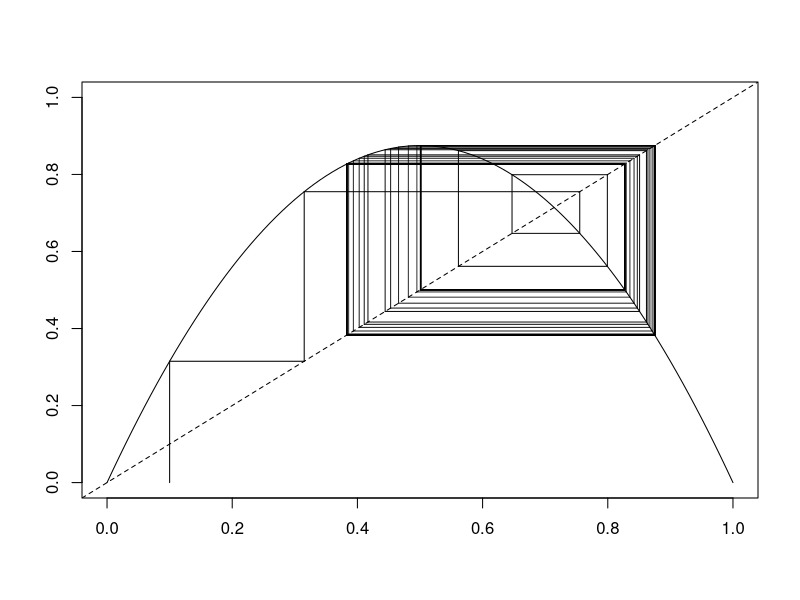
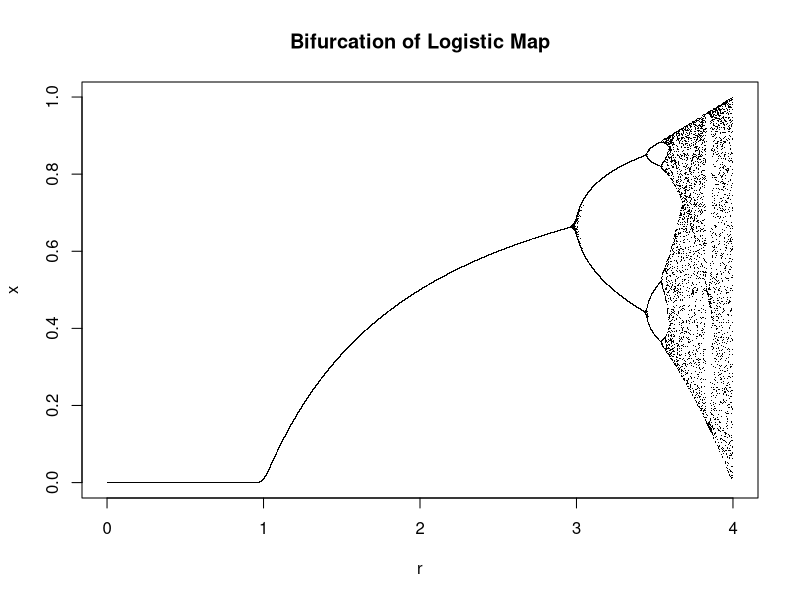
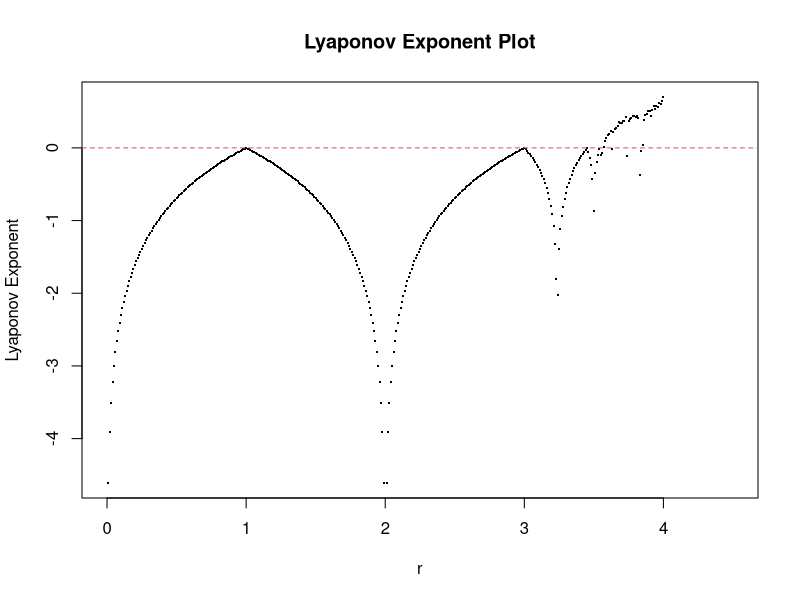

Reproduce these figures in R, in order.
## ---- chunk 1
library(purrr)
library(scales)
## ---- chunk 2
logistic_map <- function(x0, n, r) {
  x <- vector(mode = "numeric", length = n + 1)
  x[1] <- x0
  logistic <- function(x) r * x*(1 - x)
  for (i in 1:n) {
    x[i+1] <- logistic(x[i])
  }
  # lya only if n > 200
  
  lya <- ifelse(n > 200,
                mean(log(abs(r - 2 * r * x[100:length(x)]))),
                NA)
  structure(list(x = x, lya = lya, n = n, r = r),
            class = "chaos")
}

x <- logistic_map(.1, 500, 3.5)

plot.chaos <- function(chaos_obj) {
  x <- chaos_obj$x
  r <- chaos_obj$r
  plot(c(0, 1), c(0, 1), type = "n",
       xlab = "",
       ylab = "")
  
  abline(a = 0, b = 1, lty = 2)
  
  y <- seq(0,1, .01)
  lines(y, r * y * (1 - y))
  segments(x[1], 0, x[1], x[2])
  segments(x[1], x[2], x[2], x[2])
  
  s <- seq(2, length(x) - 2)
  alphas <- exp(seq(0, -5, length.out = length(s)))
  segments(x[s], x[s], x[s], x[s+1], col = alpha("black", alpha = alphas))
  segments(x[s], x[s+1], x[s+1], x[s+1], col = alpha("black", alpha = alphas))
}
plot(x)

## ---- chunk 3
rs <- seq(0, 4, .0001)
xn <- rs |> map_dbl(~logistic_map(runif(1, .1, .9), 100, .x)$x[101])
plot(rs, xn, pch = ".", xlab = "r", ylab = "x", main = "Bifurcation of Logistic Map")
## ---- chunk 4
rs <- seq(0, 4.5, .01)
lyas <- rs |> map_dbl(~logistic_map(.1, 500, .x)$lya)

plot(rs, lyas, pch = ".", cex = 2, main = "Lyaponov Exponent Plot",xlab = "r", ylab = "Lyaponov Exponent")
abline(h = 0, col = 2, lty = 2)
